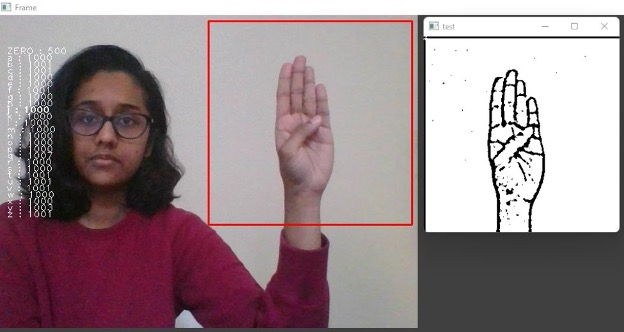
#> input picture images/data_collection.jpg, 624 x 332 px, given in place of the camera
$ jupyter execute DirectoryCreation_DataCollection.ipynb   (text cells are left out)
#> lines starting #> are read from the running program, lines starting #| are printed output that depends on the picture; after the words box and inside, x2 and y2 are one past the last pixel; in counts of white or black regions, pixels touching at a corner belong together
[cell 1]
# Importing Required Libraries

import os
import string

# Directory Structure

# dataset: directory for collecting images

if not os.path.exists("dataSet"):
    os.makedirs("dataSet")

if not os.path.exists("dataSet/trainingData"):
    os.makedirs("dataSet/trainingData")


# final_dataset: directory for gaussian blur images

if not os.path.exists("final_dataSet"):
    os.makedirs("final_dataSet")

if not os.path.exists("final_dataSet/trainingData"):
    os.makedirs("final_dataSet/trainingData")

if not os.path.exists("final_dataSet/testingData"):
    os.makedirs("final_dataSet/testingData")

# Making folder  for blank (i.e 0)

if not os.path.exists("dataSet/trainingData/" + str(0)):
    os.makedirs("dataSet/trainingData/" + str(0))


if not os.path.exists("final_dataSet/trainingData/" + str(0)):
    os.makedirs("final_dataSet/trainingData/" + str(0))

if not os.path.exists("final_dataSet/testingData/" + str(0)):
    os.makedirs("final_dataSet/testingData/" + str(0))


# Making Folders from A to Z in the training and testing directories

for i in string.ascii_uppercase:
    if not os.path.exists("dataSet/trainingData/" + i):
        os.makedirs("dataSet/trainingData/" + i)


for i in string.ascii_uppercase:
    if not os.path.exists("final_dataSet/trainingData/" + i):
        os.makedirs("final_dataSet/trainingData/" + i)

    if not os.path.exists("final_dataSet/testingData/" + i):
        os.makedirs("final_dataSet/testingData/" + i)

[cell 2]
# Importing Required Libraries

import cv2
import numpy as np
import os

# Creating and Collecting Data into the training folder

mode = 'trainingData'
directory = 'dataSet/' + mode + '/'
minValue = 70

capture = cv2.VideoCapture(0)
interrupt = -1

while True:
    _, frame = capture.read()
#> frame is the input picture: shape (332, 624, 3); mean B, G, R 141.7, 137.6, 154.4

    # Mirror Image

    frame = cv2.flip(frame, 1)
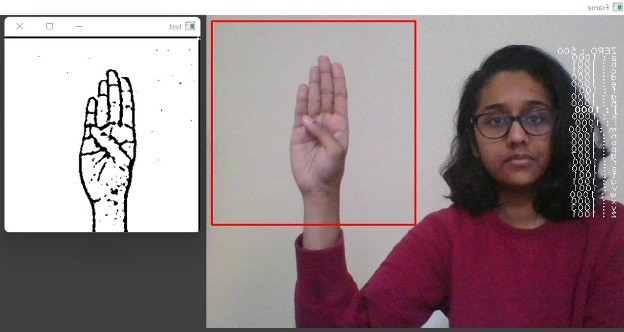
#> frame: shape (332, 624, 3); mean B, G, R 141.7, 137.6, 154.4

    # Getting count of images captured

    count = {
                'zero': len(os.listdir(directory+"/0")),

                'a': len(os.listdir(directory+"/A")),
                'b': len(os.listdir(directory+"/B")),
                'c': len(os.listdir(directory+"/C")),
                'd': len(os.listdir(directory+"/D")),
                'e': len(os.listdir(directory+"/E")),
                'f': len(os.listdir(directory+"/F")),
                'g': len(os.listdir(directory+"/G")),
                'h': len(os.listdir(directory+"/H")),
                'i': len(os.listdir(directory+"/I")),
                'j': len(os.listdir(directory+"/J")),
                'k': len(os.listdir(directory+"/K")),
                'l': len(os.listdir(directory+"/L")),
                'm': len(os.listdir(directory+"/M")),
                'n': len(os.listdir(directory+"/N")),
                'o': len(os.listdir(directory+"/O")),
                'p': len(os.listdir(directory+"/P")),
                'q': len(os.listdir(directory+"/Q")),
                'r': len(os.listdir(directory+"/R")),
                's': len(os.listdir(directory+"/S")),
                't': len(os.listdir(directory+"/T")),
                'u': len(os.listdir(directory+"/U")),
                'v': len(os.listdir(directory+"/V")),
                'w': len(os.listdir(directory+"/W")),
                'x': len(os.listdir(directory+"/X")),
                'y': len(os.listdir(directory+"/Y")),
                'z': len(os.listdir(directory+"/Z")),
    }

    # Displaying each alphabet's count on the screen

    color = (255,255,255)

    cv2.putText(frame, "ZERO : " +str(count['zero']), (10, 60), cv2.FONT_HERSHEY_PLAIN , 1, color , 1)
#> frame: shape (332, 624, 3); 0.01% of pixels changed, all inside (x1, y1, x2, y2) = (32, 50, 39, 60)

    cv2.putText(frame, "a : " +str(count['a']), (10, 70), cv2.FONT_HERSHEY_PLAIN, 1, color, 1)
    cv2.putText(frame, "b : " +str(count['b']), (10, 80), cv2.FONT_HERSHEY_PLAIN, 1, color, 1)
    cv2.putText(frame, "c : " +str(count['c']), (10, 90), cv2.FONT_HERSHEY_PLAIN, 1, color, 1)
    cv2.putText(frame, "d : " +str(count['d']), (10, 100), cv2.FONT_HERSHEY_PLAIN, 1, color, 1)
    cv2.putText(frame, "e : " +str(count['e']), (10, 110), cv2.FONT_HERSHEY_PLAIN, 1, color, 1)
    cv2.putText(frame, "f : " +str(count['f']), (10, 120), cv2.FONT_HERSHEY_PLAIN, 1, color, 1)
    cv2.putText(frame, "g : " +str(count['g']), (10, 130), cv2.FONT_HERSHEY_PLAIN, 1, color, 1)
    cv2.putText(frame, "h : " +str(count['h']), (10, 140), cv2.FONT_HERSHEY_PLAIN, 1, color, 1)
    cv2.putText(frame, "i : " +str(count['i']), (10, 150), cv2.FONT_HERSHEY_PLAIN, 1, color, 1)
    cv2.putText(frame, "j : " +str(count['j']), (10, 150), cv2.FONT_HERSHEY_PLAIN, 1, color, 1)
    cv2.putText(frame, "k : " +str(count['k']), (10, 160), cv2.FONT_HERSHEY_PLAIN, 1, color, 1)
    cv2.putText(frame, "l : " +str(count['l']), (10, 170), cv2.FONT_HERSHEY_PLAIN, 1, color, 1)
    cv2.putText(frame, "m : " +str(count['m']), (10, 180), cv2.FONT_HERSHEY_PLAIN, 1, color, 1)
    cv2.putText(frame, "n : " +str(count['n']), (10, 190), cv2.FONT_HERSHEY_PLAIN, 1, color, 1)
    cv2.putText(frame, "o : " +str(count['o']), (10, 200), cv2.FONT_HERSHEY_PLAIN, 1, color, 1)
    cv2.putText(frame, "p : " +str(count['p']), (10, 210), cv2.FONT_HERSHEY_PLAIN, 1, color, 1)
    cv2.putText(frame, "q : " +str(count['q']), (10, 220), cv2.FONT_HERSHEY_PLAIN, 1, color, 1)
    cv2.putText(frame, "r : " +str(count['r']), (10, 230), cv2.FONT_HERSHEY_PLAIN, 1, color, 1)
    cv2.putText(frame, "s : " +str(count['s']), (10, 240), cv2.FONT_HERSHEY_PLAIN, 1, color, 1)
#> frame: shape (332, 624, 3); mean B, G, R 141.7, 137.7, 154.5
    cv2.putText(frame, "t : " +str(count['t']), (10, 250), cv2.FONT_HERSHEY_PLAIN, 1, color, 1)
#> frame: shape (332, 624, 3); mean B, G, R 141.8, 137.7, 154.5
    cv2.putText(frame, "u : " +str(count['u']), (10, 260), cv2.FONT_HERSHEY_PLAIN, 1, color, 1)
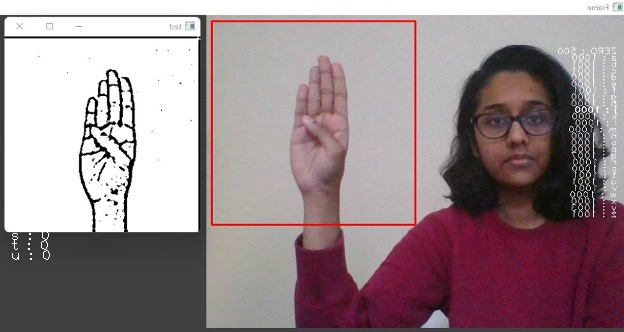
#> frame: shape (332, 624, 3); mean B, G, R 141.8, 137.8, 154.6
    cv2.putText(frame, "v : " +str(count['v']), (10, 270), cv2.FONT_HERSHEY_PLAIN, 1, color, 1)
#> frame: shape (332, 624, 3); 0.02% of pixels changed, all inside (x1, y1, x2, y2) = (11, 260, 48, 270)
    cv2.putText(frame, "w : " +str(count['w']), (10, 280), cv2.FONT_HERSHEY_PLAIN, 1, color, 1)
#> frame: shape (332, 624, 3); mean B, G, R 141.9, 137.9, 154.6
    cv2.putText(frame, "x : " +str(count['x']), (10, 290), cv2.FONT_HERSHEY_PLAIN, 1, color, 1)
    cv2.putText(frame, "y : " +str(count['y']), (10, 300), cv2.FONT_HERSHEY_PLAIN, 1, color, 1)
#> frame: shape (332, 624, 3); mean B, G, R 142, 137.9, 154.7
    cv2.putText(frame, "z : " +str(count['z']), (10, 310), cv2.FONT_HERSHEY_PLAIN, 1, color, 1)
#> frame: shape (332, 624, 3); mean B, G, R 142, 138, 154.8

    # Coordinates of the ROI

    x1 = int(0.5*frame.shape[1])
#> x1 = 312
    y1 = 10
    x2 = frame.shape[1]-10
#> x2 = 614
    y2 = int(0.5*frame.shape[1])
#> y2 = 312

    # Drawing the ROI
    # The increment/decrement by 1 is to compensate for the bounding box

    cv2.rectangle(frame, (x1-1, y1-1), (x2+1, y2+1), (0,0,255) ,2)
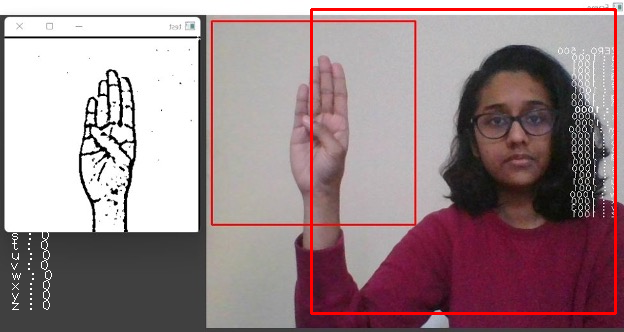
#> frame: shape (332, 624, 3); mean B, G, R 139.5, 135.7, 156.4

    # Extracting the ROI

    roi = frame[y1:y2, x1:x2]
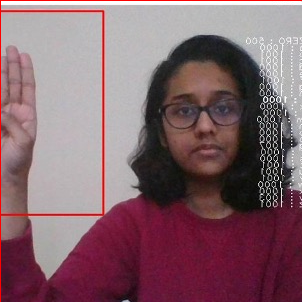
#> roi: shape (302, 302, 3); mean B, G, R 108, 100, 130.9

    cv2.imshow("Frame", frame)

    # Image Processing

    gray = cv2.cvtColor(roi, cv2.COLOR_BGR2GRAY)
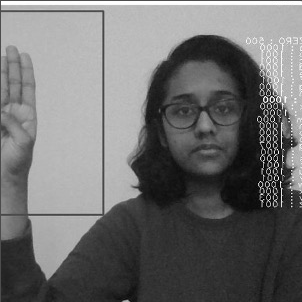
#> gray: shape (302, 302); min 0, max 255, mean 110.2
    blur = cv2.GaussianBlur(gray, (5,5), 2)
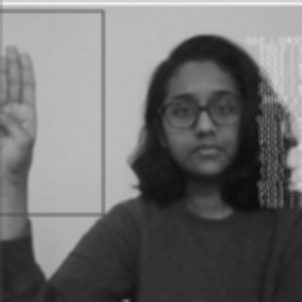
#> blur: shape (302, 302); min 12, max 244, mean 110.4

    th3 = cv2.adaptiveThreshold(blur, 255, cv2.ADAPTIVE_THRESH_GAUSSIAN_C, cv2.THRESH_BINARY_INV, 11, 2)
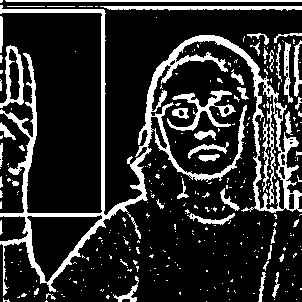
#> th3: shape (302, 302); 18.2% white; 320 white regions (272 under 20 px), largest, box (x1, y1, x2, y2) and area: (0, 5, 302, 296) 9190, (167, 90, 236, 131) 792, (100, 6, 302, 11) 742
    ret, test_image = cv2.threshold(th3, minValue, 255, cv2.THRESH_BINARY_INV+cv2.THRESH_OTSU)
#> ret = 0

    # Output Image after the Image Processing that is used for data collection

    test_image = cv2.resize(test_image, (300,300))
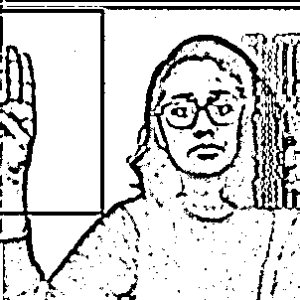
#> test_image: shape (300, 300); min 0, max 255, mean 208.6
    cv2.imshow("test", test_image)

    # Data Collection

    interrupt = cv2.waitKey(10)
#> (key e is pressed here)
    if interrupt & 0xFF == 27:
        # esc key
        break
    if interrupt & 0xFF == ord('0'):
        cv2.imwrite(directory+'0/'+str(count['zero'])+'.jpg', roi)

    if interrupt & 0xFF == ord('a'):
        cv2.imwrite(directory+'A/'+str(count['a'])+'.jpg', roi)

    if interrupt & 0xFF == ord('b'):
        cv2.imwrite(directory+'B/'+str(count['b'])+'.jpg', roi)

    if interrupt & 0xFF == ord('c'):
        cv2.imwrite(directory+'C/'+str(count['c'])+'.jpg', roi)

    if interrupt & 0xFF == ord('d'):
        cv2.imwrite(directory+'D/'+str(count['d'])+'.jpg', roi)

    if interrupt & 0xFF == ord('e'):
        cv2.imwrite(directory+'E/'+str(count['e'])+'.jpg', roi)

    if interrupt & 0xFF == ord('f'):
        cv2.imwrite(directory+'F/'+str(count['f'])+'.jpg', roi)

    if interrupt & 0xFF == ord('g'):
        cv2.imwrite(directory+'G/'+str(count['g'])+'.jpg', roi)

    if interrupt & 0xFF == ord('h'):
        cv2.imwrite(directory+'H/'+str(count['h'])+'.jpg', roi)

    if interrupt & 0xFF == ord('i'):
        cv2.imwrite(directory+'I/'+str(count['i'])+'.jpg', roi)

    if interrupt & 0xFF == ord('j'):
        cv2.imwrite(directory+'J/'+str(count['j'])+'.jpg', roi)

    if interrupt & 0xFF == ord('k'):
        cv2.imwrite(directory+'K/'+str(count['k'])+'.jpg', roi)

    if interrupt & 0xFF == ord('l'):
        cv2.imwrite(directory+'L/'+str(count['l'])+'.jpg', roi)

    if interrupt & 0xFF == ord('m'):
        cv2.imwrite(directory+'M/'+str(count['m'])+'.jpg', roi)

    if interrupt & 0xFF == ord('n'):
        cv2.imwrite(directory+'N/'+str(count['n'])+'.jpg', roi)

    if interrupt & 0xFF == ord('o'):
        cv2.imwrite(directory+'O/'+str(count['o'])+'.jpg', roi)

    if interrupt & 0xFF == ord('p'):
        cv2.imwrite(directory+'P/'+str(count['p'])+'.jpg', roi)

    if interrupt & 0xFF == ord('q'):
        cv2.imwrite(directory+'Q/'+str(count['q'])+'.jpg', roi)

    if interrupt & 0xFF == ord('r'):
        cv2.imwrite(directory+'R/'+str(count['r'])+'.jpg', roi)

    if interrupt & 0xFF == ord('s'):
        cv2.imwrite(directory+'S/'+str(count['s'])+'.jpg', roi)

    if interrupt & 0xFF == ord('t'):
        cv2.imwrite(directory+'T/'+str(count['t'])+'.jpg', roi)

    if interrupt & 0xFF == ord('u'):
        cv2.imwrite(directory+'U/'+str(count['u'])+'.jpg', roi)

    if interrupt & 0xFF == ord('v'):
        cv2.imwrite(directory+'V/'+str(count['v'])+'.jpg', roi)

    if interrupt & 0xFF == ord('w'):
        cv2.imwrite(directory+'W/'+str(count['w'])+'.jpg', roi)

    if interrupt & 0xFF == ord('x'):
        cv2.imwrite(directory+'X/'+str(count['x'])+'.jpg', roi)

    if interrupt & 0xFF == ord('y'):
        cv2.imwrite(directory+'Y/'+str(count['y'])+'.jpg', roi)

    if interrupt & 0xFF == ord('z'):
        cv2.imwrite(directory+'Z/'+str(count['z'])+'.jpg', roi)

capture.release()
cv2.destroyAllWindows()

$ run again, on images/data_glimpse.jpg
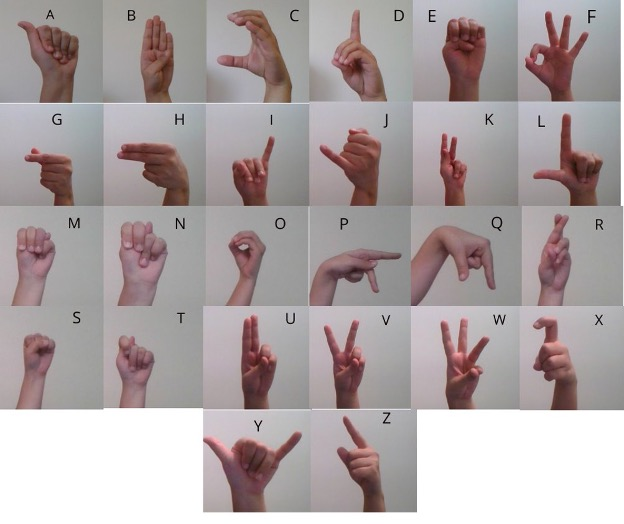
#> input picture images/data_glimpse.jpg, 624 x 524 px, given in place of the camera
#> frame is the input picture: shape (524, 624, 3); mean B, G, R 163.2, 162.5, 172.1
#> `th3 = cv2.adaptiveThreshold(blur, 255, cv2.ADAPTIVE_THRESH_GAUSSIAN_C,..`:
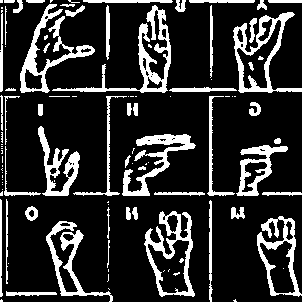
#> th3: shape (302, 302); 18.2% white; 103 white regions (50 under 20 px), largest, box (x1, y1, x2, y2) and area: (52, 5, 171, 93) 1663, (233, 12, 302, 93) 1473, (20, 4, 95, 93) 1442
#> ret = 0
#> `test_image = cv2.resize(test_image, (300,300))`:
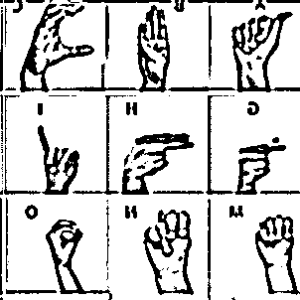
#> test_image: shape (300, 300); min 0, max 255, mean 208.5
